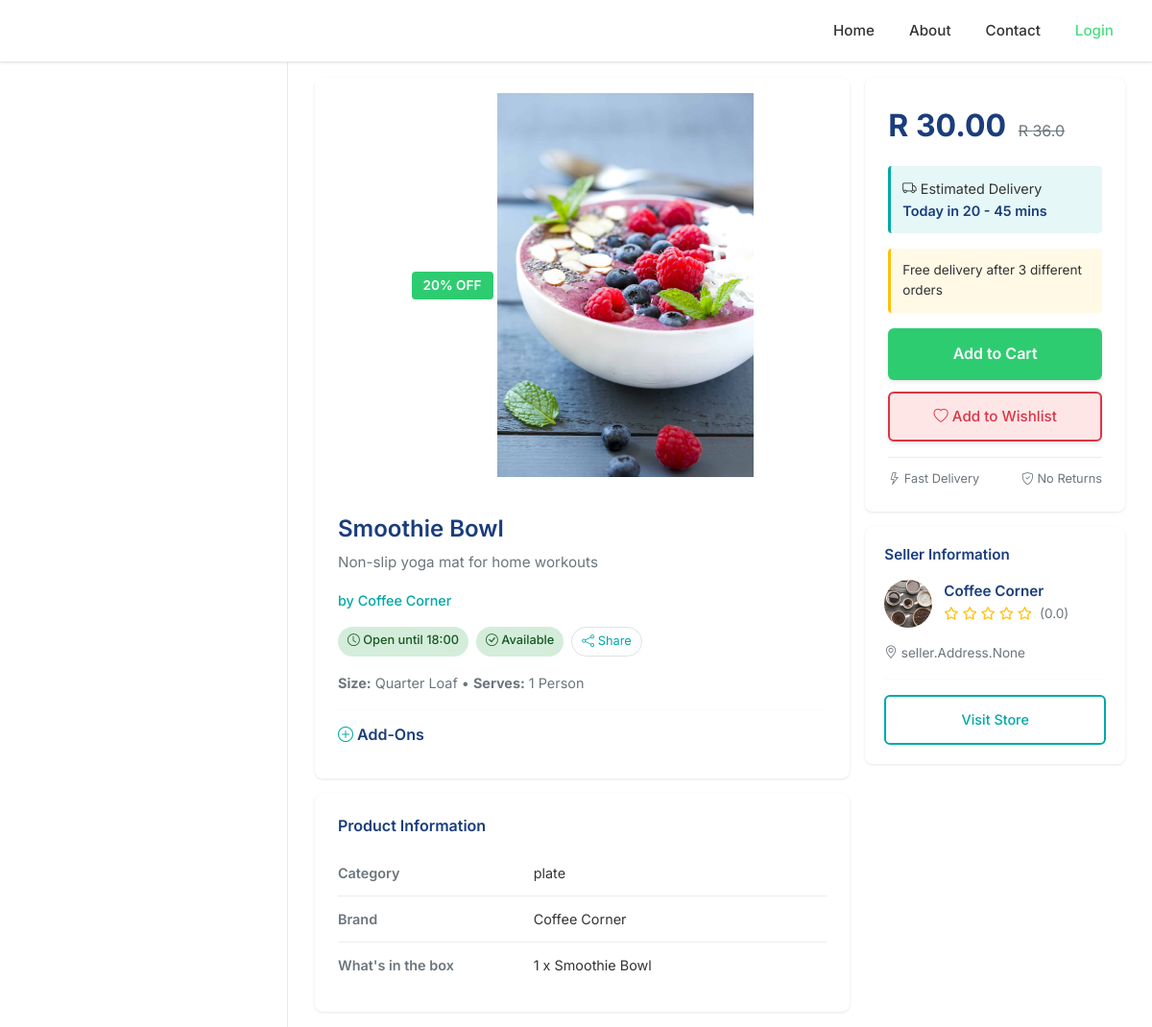
The app's page /coffee-corner/yoga-mat with its own data.
### seller/wrap_models/product_model.py (models this page shows, shortened)
class Product(models.Model):
    CATEGORIES = [
        ('plate', 'Plate'),
        ('kota', 'Kota'),
        ('dagwood', 'Dagwood'),
        ('drinks', 'Drinks'),
        ('other', 'Other'),
    ]
    STATUS_CHOICES = [
        ('active', 'Active'),
        ('inactive', 'Inactive'),
        ('pending', 'Pending'),
        ('banned', 'banned'),
        ('reected', 'rejected'),
    ]
    business = models.ForeignKey(BusinessInformation, on_delete=models.CASCADE, related_name="products")
    name = models.CharField(max_length=200)
    category = models.CharField(max_length=50, choices=CATEGORIES, default='other')
    price = models.DecimalField(max_digits=10, decimal_places=2)
    quantity = models.PositiveIntegerField()
    description = models.TextField()
    small_description = models.TextField(null=True)
    status = models.CharField(max_length=50, choices=STATUS_CHOICES, default="pending")
    is_flagged = models.BooleanField(default=False)
    sales = models.PositiveIntegerField(default=0)
    timestamp = models.DateTimeField(default=timezone.now, null=True)
    image = models.ImageField(upload_to="uploads/")
    uuid = models.UUIDField(default=uuid.uuid4, editable=False, unique=False)
    slug = models.SlugField(unique=False, blank=True)  # <--- This
    def is_instock(self):
        if self.quantity < 1:
            return False
        return True
    def markup_price(self):
        return float(f'{self.price}') + (float(f'{self.price}') * 0.20)

### seller/wrap_models/business_model.py (models this page shows, shortened)
class BusinessInformation(models.Model):
    BUSINESS_CATEGORIES = [
        ('dropship', 'Dropship'),
        ('food', 'Food & beverages'),
        ('clothing', 'Clothing'),
        ('technology', 'Technology'),
        ('other', 'Other'),
    ]
    name = models.CharField(max_length=200)
    business_type = models.CharField(max_length=200)
    description = models.TextField()
    registration_number = models.CharField(max_length=200, unique=False)
    category = models.CharField(max_length=50, choices=BUSINESS_CATEGORIES, default='other')
    phone = models.CharField(max_length=20, blank=True, null=False)
    telephone = models.CharField(max_length=20, blank=True, null=True)
    email = models.CharField(max_length=200,unique=False)
    owner = models.ForeignKey(User, on_delete=models.CASCADE, related_name="businesses")
    open_time = models.CharField(max_length=50)
    close_time = models.CharField(max_length=50)
    date_created = models.DateTimeField(auto_now_add=True)
    status = models.CharField(max_length=50, default="pending")
    account_code = models.CharField(max_length=200,default="",null=True)
    open_orders = models.BooleanField(default=False)
    image = models.ImageField(upload_to='uploads/business_images/', null=True, blank=True)
    uuid = models.UUIDField(default=uuid.uuid4, editable=False, unique=False)
    slug = models.SlugField( blank=True)  # <--- This
    def __str__(self):
        return self.name
    class Meta:
        verbose_name_plural = "Businesses"

### shop/views.py (the view)
# urls.py: path('<slug:bSlug>/<slug:pSlug>', views.view_product, name='view_product'),
def view_product(request, bSlug, pSlug):
    product = Product.objects.filter(slug=pSlug).first()
    items= 0
    whishlist = 0
    is_business_user = False
    if request.user.is_authenticated:
        items = get_cart_items(request.user)
        whishlist = get_wishlist_items(request.user)
        is_business_user = request.user.groups.filter(name="business").exists()
    if product:
        all_ratings = BusinessRating.objects.filter(business=product.business)
        stars_list = [rating.stars for rating in all_ratings]
        if stars_list:
            average_rating = round(sum(stars_list) / len(stars_list), 1)
        else:
            average_rating = 0.0
        total_rating = len(stars_list)
        markup_price = float(f'{product.price}') + (float(f'{product.price}') * 0.20)
        absolute_image_url = request.build_absolute_uri(product.image.url)
        absolute_page_url = request.build_absolute_uri()
        return render(request,'products/view_product.html',{'absolute_page_url':absolute_page_url,'absolute_image_url':absolute_image_url,'markup_price':markup_price,'product':product,'cart_items_count':items,"wishlist_items_count":whishlist,'average_rating':average_rating,'total_rating':total_rating, 'is_business_user': is_business_user})
    return render(request,'products/view_product.html', {'is_business_user': is_business_user})

### shop/templates/products/view_product.html (shortened to what this page needs)
{% extends 'products/shop_base2.html' %}
{% load static %}
{% block content %}
<div class="product-container">
    <div class="row g-3">
        <div class="col-lg-8">
            <div class="product-card">
                <div class="product-image-section">
                    <span class="discount-badge">20% OFF</span>
                    <img src="{{product.image.url}}" alt="{{product.name}}">
                </div>
                <div class="product-details">
                    <h1 class="product-title">{{product.name}}</h1>
                    <p class="product-description">{{product.small_description}}</p>
                    <p class="business-name">by {{product.business}}</p>
                    <div class="status-badges">
                        {% if product.business.open_orders %}
                        <span class="badge-custom badge-open">
                            <i class="bi bi-clock"></i> Open until {{product.business.close_time}}
                        </span>
                        {% else %}
                        <span class="badge-custom badge-closed">
                            <i class="bi bi-clock"></i> Closed
                        </span>
                        {% endif %}
                        {% if product.is_instock %}
                        <span class="badge-custom badge-available">
                            <i class="bi bi-check-circle"></i> Available
                        </span>
                        {% else %}
                        <span class="badge-custom badge-outofstock">
                            <i class="bi bi-x-circle"></i> Out of Stock
                        </span>
                        {% endif %}
                        <button class="btn-share" onclick="showShareModal()">
                            <i class="bi bi-share"></i> Share
                        </button>
                    </div>
                    <div class="product-info">
                        <strong>Size:</strong> Quarter Loaf • <strong>Serves:</strong> 1 Person
                    </div>
                    <hr class="divider">
                    <div class="addons-section">
                        <h6><i class="bi bi-plus-circle" style="color: var(--primary-teal);"></i> Add-Ons</h6>
                    </div>
                </div>
            </div>
            <div class="info-table">
                <h6>Product Information</h6>
                <div class="info-row">
                    <span class="info-label">Category</span>
                    <span class="info-value">{{product.category}}</span>
                </div>
                <div class="info-row">
                    <span class="info-label">Brand</span>
                    <span class="info-value">{{product.business}}</span>
                </div>
                <div class="info-row">
                    <span class="info-label">What's in the box</span>
                    <span class="info-value">1 x {{product.name}}</span>
                </div>
            </div>
        </div>
        <div class="col-lg-4">
            <div class="price-section">
                <div class="price-display">
                    <span class="current-price">R {{product.price}}</span>
                    <span class="original-price">R {{product.markup_price}}</span>
                </div>
                <div class="delivery-box">
                    <div><i class="bi bi-truck"></i> Estimated Delivery</div>
                    <div class="delivery-time">Today in 20 - 45 mins</div>
                </div>
                <div class="promo-text">
                    Free delivery after 3 different orders
                </div>
                {% if product.is_instock %}
                    {% if user.is_authenticated %}
                    <button onclick="addCart({{ product.id }})" class="btn-add-cart available">Add to Cart</button>
                    {% else %}
                    <button onclick="showLoginAlert()" class="btn-add-cart available">Add to Cart</button>
                    {% endif %}
                {% else %}
                <button class="btn-add-cart unavailable" disabled>Out of Stock</button>
                {% endif %}
                {% if user.is_authenticated %}
                <button class="btn-wishlist" onclick="addWishlist({{product.id}})">
                    <i class="bi bi-heart"></i> Add to Wishlist
                </button>
                {% else %}
                <button class="btn-wishlist" onclick="showLoginAlert()">
                    <i class="bi bi-heart"></i> Add to Wishlist
                </button>
                {% endif %}
                <div class="delivery-features">
                    <span><i class="bi bi-lightning"></i> Fast Delivery</span>
                    <span><i class="bi bi-shield-check"></i> No Returns</span>
                </div>
            </div>
            <div class="seller-card">
                <h6>Seller Information</h6>
                <div class="seller-info">
                    <img src="{{product.business.image.url}}" alt="{{product.business}}" class="seller-image">
                    <div class="seller-details">
                        <h6>{{product.business}}</h6>
                        <div class="rating-stars">
                            <i class="fa-star {% if average_rating > 0 %} fas {% else %} far {% endif %}"></i>
                            <i class="fa-star {% if average_rating > 1 %} fas {% else %} far {% endif %}"></i>
                            <i class="fa-star {% if average_rating > 2 %} fas {% else %} far {% endif %}"></i>
                            <i class="fa-star {% if average_rating > 3 %} fas {% else %} far {% endif %}"></i>
                            <i class="fa-star {% if average_rating > 4 %} fas {% else %} far {% endif %}"></i>
                            <span style="color: var(--text-muted); margin-left: 4px;">({{average_rating}})</span>
                        </div>
                    </div>
                </div>
                <div class="seller-meta">
                    <i class="bi bi-geo-alt"></i> {{product.business.addresses}}
                </div>
                <hr class="divider">
                <a href="" class="btn-visit-store">Visit Store</a>
            </div>
        </div>
    </div>
</div>
{% endblock %}

### shop/static/shop/css/shop_base2.css (style rules this page uses)
:root { --primary: #4ade80; --primary-dark: #3cd472; --primary-light: #e8fdf3; --secondary: #1a1a1a; --text: #333333; --text-light: #666666; --text-muted: #999999; --background: #fafafa; --white: #ffffff; --border: #e8e8e8; --shadow-sm: 0 1px 3px rgba(0, 0, 0, 0.08); --shadow-md: 0 4px 12px rgba(0, 0, 0, 0.1); --shadow-lg: 0 8px 24px rgba(0, 0, 0, 0.12); --transition-fast: all 0.2s ease; --transition-normal: all 0.3s ease; --radius-sm: 4px; --radius-md: 8px; --radius-lg: 16px; --radius-xl: 24px; --radius-pill: 50px; }
* { margin: 0; padding: 0; box-sizing: border-box; }
body { font-family: 'Inter', -apple-system, BlinkMacSystemFont, "Segoe UI", Roboto, sans-serif; color: var(--text); background-color: var(--background); overflow-x: hidden; line-height: 1.6; }

### records on screen
Product: image (picture), name "Smoothie Bowl", small_description "Non-slip yoga mat for home workouts", business "Coffee Corner", business.close_time "18:00", category "plate", price "30.00", markup_price "36.0", business.image (picture), business.addresses "seller.Address.None"

### other values on screen
{{ average_rating }} "0.0"
